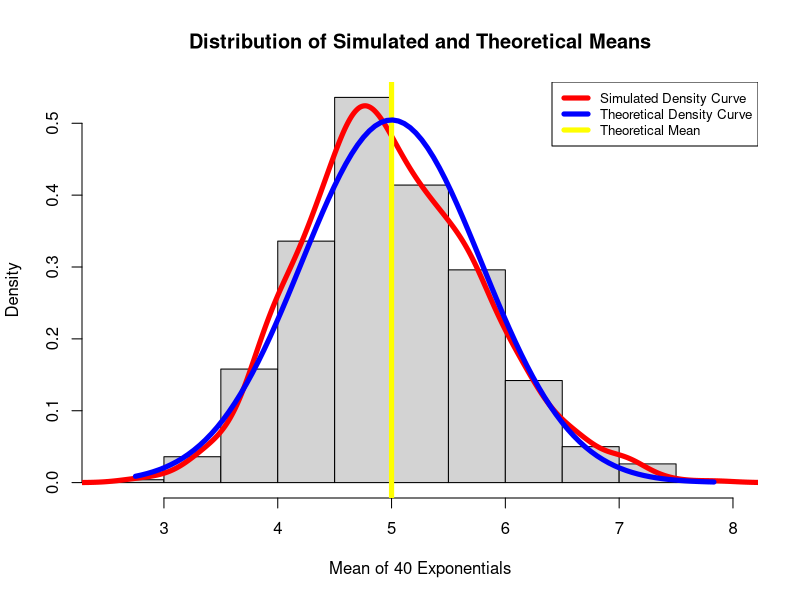

Recreate this plot in R.
library("knitr")
library("plyr")
library("stringr")
library("ggplot2")
require("ggplot2")
opts_chunk$set(echo = TRUE)
opts_chunk$set(cache = TRUE)
opts_chunk$set(warnings = FALSE)

# Step 1: Generate an exponential distribution for 40 exponentials with a rate of 'lambda' = 0.2 (we assumed lambda == 0.2).

# Ensure that the random numbers are always the same by setting the seed
set.seed(3890) 
numberOfSimulations <- 1000
numberOfExponentials <- 40
lambda <- 0.2


# Using the above values, generate 1000 sets of simulations and store them in a dataframe.
simulationSetDF <- data.frame(mean=(numberOfSimulations))
for(simulationIndex in 1:numberOfSimulations){
  thisSimulationSet <- rexp(numberOfExponentials, lambda)
  simulationSetDF[simulationIndex, 1]<-mean(thisSimulationSet)
}
# Sample contents
head(simulationSetDF)

# Sample Mean
sampleMean <- mean(simulationSetDF$mean)
sampleMean

# Theoretical Mean
theoreticalMean <- 1/lambda
theoreticalMean

# plot histogram
hist(simulationSetDF$mean, probability = TRUE, main = "Distribution of Simulated and Theoretical Means", xlab = "Mean of 40 Exponentials")

# plot the density curve
lines(density(simulationSetDF$mean), col="red", lwd=5)

# plot theoretical mean
abline(v=theoreticalMean, col="yellow", lwd=5)

# capture first 100 means between the range of simulationSet 
sequenceOfMeans <- seq(min(simulationSetDF$mean), max(simulationSetDF$mean), length=100)

# capture the density
densities <- dnorm(sequenceOfMeans, mean=theoreticalMean, sd=theoreticalMean/sqrt(numberOfExponentials))

# plot theoretical density curve
lines(sequenceOfMeans,densities, col="blue", lwd=5)

# add legend
legend('topright',c('Simulated Density Curve','Theoretical Density Curve','Theoretical Mean'),cex=0.8,col=c('red','blue','yellow'),lty=1,lwd=5)


#### Analysis 2: How variable the sample is (via variance) and compare it to the theoretical variance of the distribution.

# Calculate Theoretical Variance
theoreticalVariance <- ((1/lambda)^2) / numberOfExponentials
theoreticalVariance

# Calculate Sample Variance
sampleVariance <- var(simulationSetDF$mean)
sampleVariance

# We observe that the sample variance and theoretical variances are very close.

# Analysis 3: Show that the distribution is approximately normal.
# Referring to the plotted histgram we observe that both sample and theoretical distributions are approximately normal

